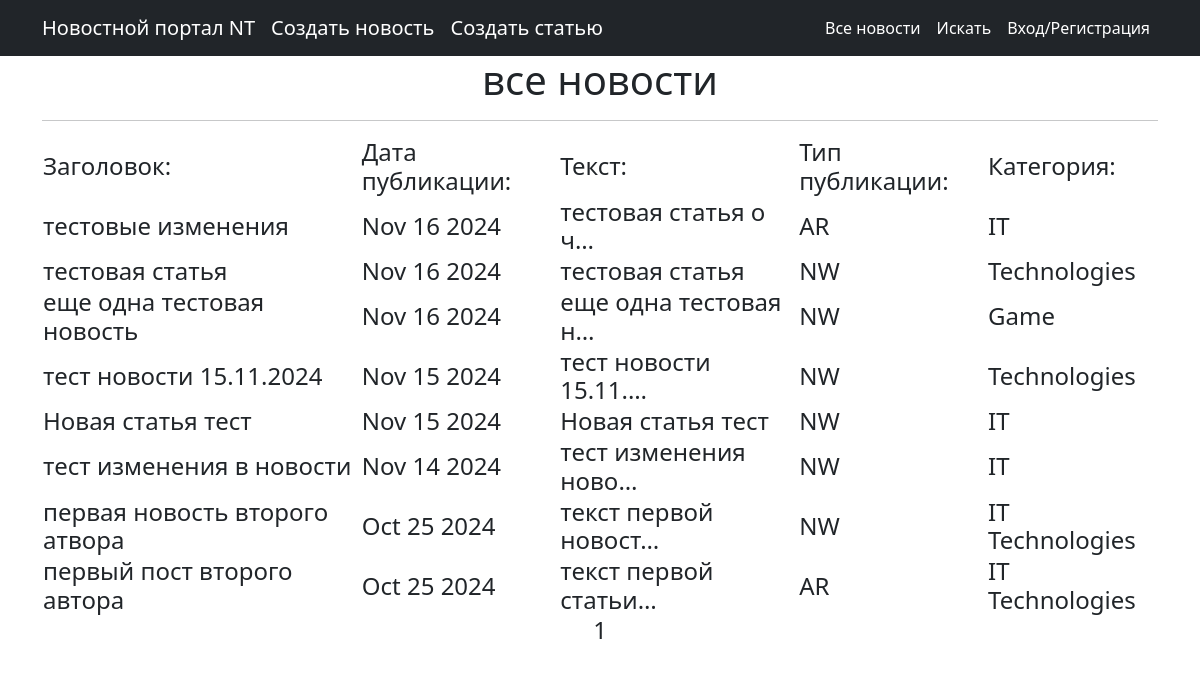
/posts/, run on an earlier commit of the app's database.
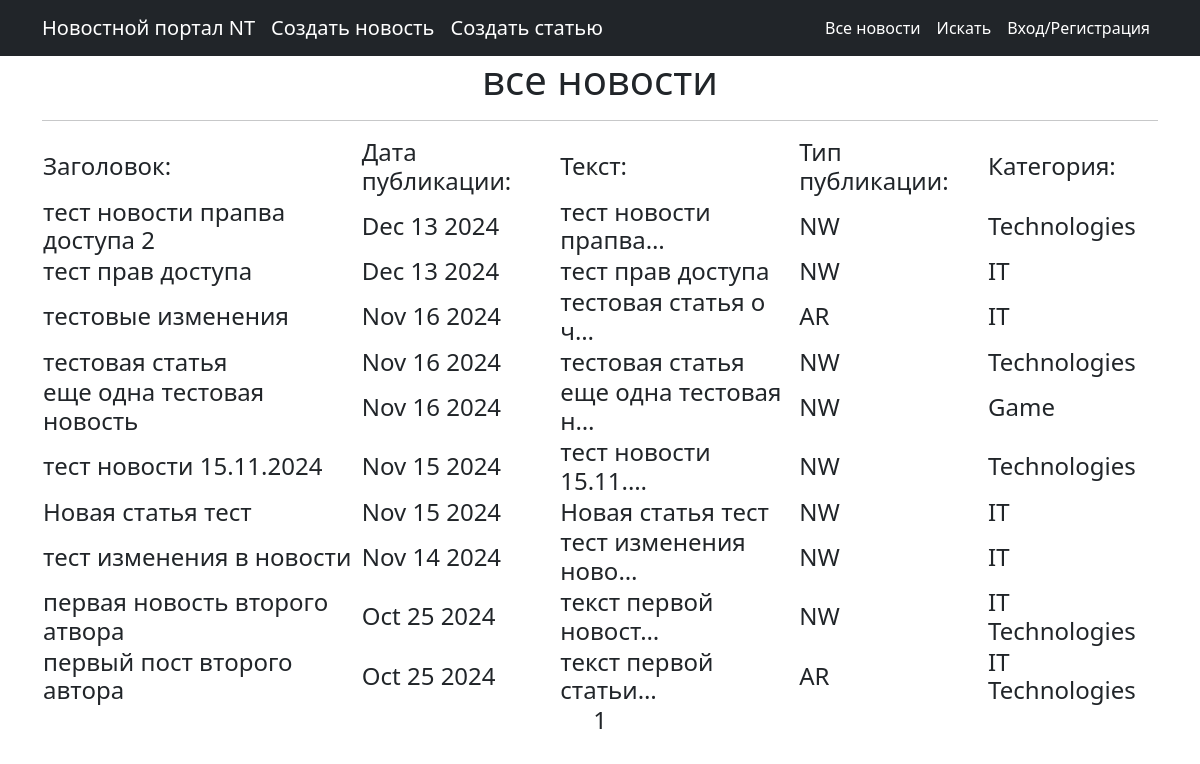
And on a later commit of the database.
### news/models.py (models this page shows, shortened)
class Post(models.Model):
    news = "NW"
    articles = "AR"
    POST_TYPE = [
        (news, "Новость"),
        (articles, "Статья")
    ]
    author = models.ForeignKey(Author, on_delete=models.CASCADE)
    post_type = models.CharField(max_length=2, choices=POST_TYPE, default=news)
    date_in = models.DateTimeField(auto_now_add=True)
    category = models.ManyToManyField(Category, through="PostCategory")
    title = models.CharField(max_length=255)
    text = models.TextField()
    rating = models.IntegerField(default=0)

class Category(models.Model):
    name = models.CharField(max_length=50, unique=True)
    subscribers = models.ManyToManyField(User, blank=True, null=True, related_name='categories')

### news/views.py (the view)
# urls.py: path('', NewsList.as_view(), name = "post_list"),
class NewsList(ListView):
    model = Post
    ordering = '-date_in'
    template_name = 'news.html'
    context_object_name = 'news'
    paginate_by = 10
    def get_context_data(self, **kwargs):
        context=  super().get_context_data(**kwargs)
        context ['time_now'] = datetime.utcnow()
        return context

### templates/news.html (shortened to what this page needs)
{% extends 'flatpages/default.html' %}
{%load custom_filters%}
{%block content%}
    <h1>все новости</h1>
    <hr>
    {%if news%}
    <center>
        <h4>
    <table>
        <tr>
            <td>Заголовок:</td>
            <td>Дата публикации:</td>
            <td>Текст:</td>
            <td>Тип публикации:</td>
            <td>Категория:</td>
        </tr>
        {%for new in news%}
        <tr>
            <td>{{new.title}}</td>
            <td>{{new.date_in|date:'M d Y'}}</td>
            <td>{{new.text|truncatechars:20}}</td>
            <td>{{new.post_type}}</td>
            <td>{%for cat in new.category.all%}
                    {{cat.name}}
                {%endfor%}
            </td>
        {%endfor%}
    </table>
{% else %}
    <h2>Новостей нет</h2>
{% endif %}
{{ page_obj.number }}
{%endblock content%}

### templates/flatpages/default.html (shortened to what this page needs)
<!DOCTYPE html>
<html lang="en">
    <head>
        {% load static %}
        <link href="{% static 'css/styles.css' %}" rel="stylesheet" />
    </head>
    <body>
        <nav class="navbar navbar-expand-lg navbar-dark bg-dark">
            <div class="container">
                <a class="navbar-brand"onclick="window.location='http://127.0.0.1:8000/posts/'" href="#">Новостной портал NT</a>
                <a class="navbar-brand"onclick="window.location= 'http://127.0.0.1:8000/posts/news/create/'" href="#">Создать новость</a>
                <a class="navbar-brand"onclick="window.location= 'http://127.0.0.1:8000/posts/articles/create/'" href="#">Создать статью</a>
                <div class="collapse navbar-collapse" id="navbarSupportedContent">
                    <ul class="navbar-nav ms-auto mb-2 mb-lg-0">
                        <li class="nav-item"><a class="nav-link active" aria-current="page"onclick="window.location='http://127.0.0.1:8000/posts/'" href="#">Все новости</a></li>
                        <li class="nav-item"><a class="nav-link active" aria-current="page"onclick="window.location='http://127.0.0.1:8000/posts/search/'" href="#">Искать</a></li>
                        <li class="nav-item"><a class="nav-link active" aria-current="page"onclick="window.location='http://127.0.0.1:8000/accounts/login/?next=%2F'" href="#">Вход/Регистрация</a></li>
                            </ul>
                </div>
            </div>
        </nav>
        <div class="container">
            <div class="row">
                <div class="col-lg-12 text-center">
                    {% block content %}{% endblock content %}
                </div>
            </div>
         </div>
    </body>
</html>

What changed in the data, as far as the page shows it:
added Post: title "тест новости прапва доступа 2", date_in "Dec 13 2024", text "тест новости прапва…", post_type "NW", Category (name "Technologies")
added Post: title "тест прав доступа", date_in "Dec 13 2024", text "тест прав доступа", post_type "NW", Category (name "IT")
